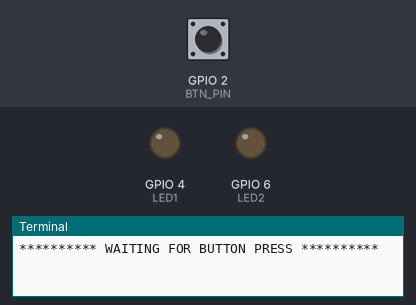
Bench run of a program on a simulated Raspberry Pi (BCM pin numbers). Parts: output pins drawn as LEDs (lit = HIGH), the last lines printed to the terminal. Dashed ring = blinking. The inputs (shaded band) are chosen by the test bench; at power-on: GPIO 2 (BTN_PIN) HIGH. Random numbers come from a fixed seed.

Above: at 1.2 s.
1.3 s: GPIO 2 (BTN_PIN) pulled LOW for 0.15 s
At 3.5 s:
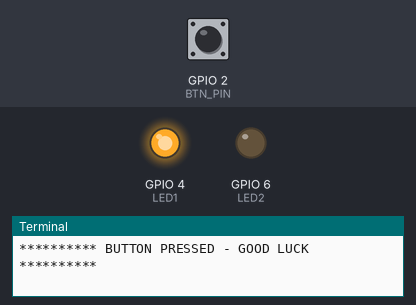
4.3 s: GPIO 2 (BTN_PIN) pulled LOW for 1 s
At 5.83 s:
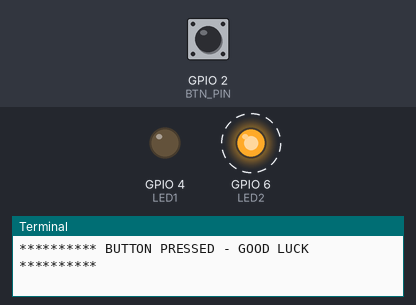
7.3 s: GPIO 2 (BTN_PIN) pulled LOW for 3.2 s
At 9.2 s:
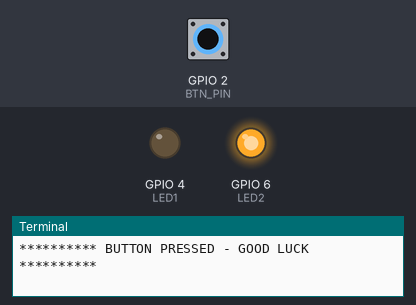
Timing chart, 0 to 11.4 s (numbered marks = the images above; inputs shaded):
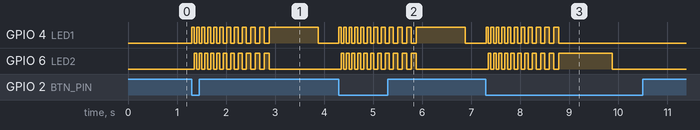

The program:

IoTLedPicker.py
```python
import RPi.GPIO as GPIO
import random
import time


# Set the GPIO pin numbers
LED1 , LED2 = 4, 6
PINS = [LED1, LED2]
BTN_PIN = 2


# Initialize GPIO
GPIO.setmode(GPIO.BCM)
GPIO.setup(PINS, GPIO.OUT)
GPIO.setup(BTN_PIN , GPIO.IN, pull_up_down=GPIO.PUD_UP)


def ledPicker(pickerStart, pickerIncrease, ledPicked):
    delayedTime = pickerStart
    ledOrder = [LED1, LED2]

    while delayedTime < ledPicked:
        GPIO.output(PINS[0], GPIO.HIGH)
        GPIO.output(PINS[1], GPIO.LOW)
        time.sleep(delayedTime)

        GPIO.output(PINS[0], GPIO.LOW)
        GPIO.output(PINS[1], GPIO.HIGH)
        time.sleep(delayedTime)


        delayedTime += delayedTime * pickerIncrease


    # Picks a number between 0 & 1
    randomizedNum = random.randint(0, 1)

    # If the randomizer picks 0, light led 0
    if randomizedNum == 0:
        GPIO.output(PINS[0], GPIO.HIGH)
        GPIO.output(PINS[1], GPIO.LOW)

    # If the randomizer picks 0, light led 1
    else:
        GPIO.output(PINS[0], GPIO.LOW)
        GPIO.output(PINS[1], GPIO.HIGH)


try:
    while True:

        # Set leds off as it makes the set up cleaner
        GPIO.output(PINS, GPIO.LOW)

        print("********** WAITING FOR BUTTON PRESS **********")
        print("")
        GPIO.wait_for_edge(BTN_PIN, GPIO.FALLING)

        print("********** BUTTON PRESSED - GOOD LUCK **********")
        print("")

        #Sets the delay time to pick a led
        ledPicker(0.05, 0.07, 0.1)

        time.sleep(1)  # Debouncing time

except KeyboardInterrupt:
    pass

finally:
    GPIO.cleanup()
```

Measured:
- after the input at 1.3 s, GPIO 4 (LED1): goes 7 × (HIGH 0.05 s, LOW 0.05 s), 4 × (HIGH 0.08 s, LOW 0.08 s), HIGH 1.0 s, then LOW, starting at once; GPIO 6 (LED2): alternates HIGH for 0.07 s and LOW for 0.07 s, 22 changes in all, then stays LOW, starting after 0.05 s
- after the input at 4.3 s, GPIO 4 (LED1): goes 7 × (HIGH 0.05 s, LOW 0.05 s), 4 × (HIGH 0.08 s, LOW 0.08 s), HIGH 1.0 s, then LOW, starting at once; GPIO 6 (LED2): alternates HIGH for 0.07 s and LOW for 0.07 s, 22 changes in all, then stays LOW, starting after 0.05 s
- after the input at 7.3 s, GPIO 4 (LED1): alternates HIGH for 0.07 s and LOW for 0.07 s, 22 changes in all, then stays LOW, starting at once; GPIO 6 (LED2): goes 7 × (HIGH 0.05 s, LOW 0.05 s), 3 × (HIGH 0.08 s, LOW 0.09 s), HIGH 1.1 s, then LOW, starting after 0.05 s
